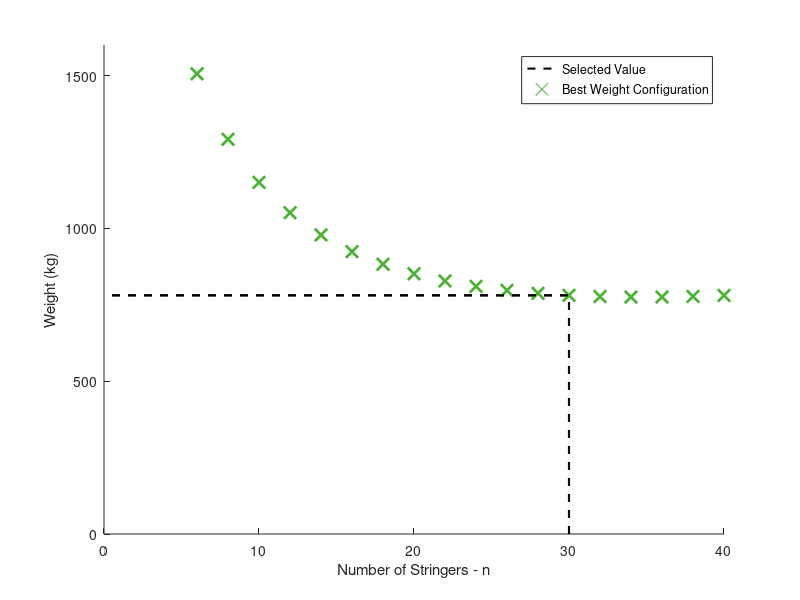

MATLAB code for this plot: (Note: this script raises an error after producing the figure.)
close all
clear
clc
addpath('Stringer Panel Result Data')

t_blue = [0.3 0.6 1];
orange = [1, 0.6, 0];
green = [0.3 0.7 0.2];
red = [0.9 0.1 0.2];
select_color = [0 0 0];
select_size = 60;
select_thickness = 2.2;

load('bottom_weights')
bottom_n = cell2mat(bottom_weights(:, 1));
bottom_weight = cell2mat(bottom_weights(:, 4));

line([30 30, 0],[0 2.7*bottom_weight(13), 2.7*bottom_weight(13)], 'LineStyle','--', 'Color', 'black', 'LineWidth',1.5)
hold on
%scatter(bg.n, bg.total_weight*2.7, select_size, 'MarkerEdgeColor', select_color, 'LineWidth',1.8)
%scatter(bottom_n, 2.7*bottom_weight(13),'x', 'MarkerEdgeColor', red, 'LineWidth',0.2)
%scatter(30, 2.7*bottom_weight(13), select_size, 'MarkerEdgeColor', select_color, 'LineWidth',1.8)
scatter(bottom_n, 2.7*bottom_weight, 80,'x', 'MarkerEdgeColor', green, 'LineWidth',2)
line([30 30, 0],[0 2.7*bottom_weight(13), 2.7*bottom_weight(13)], 'LineStyle','--', 'Color', 'black', 'LineWidth',1.5)
xlabel('Number of Stringers - n');
ylabel('Weight (kg)');
legend('Selected Value', 'Best Weight Configuration')
ylim([0 1600])

figure

addpath('Stringer Panel Result Data')
load('weights_n50.mat')
%load('weights_n50_best_geometry.mat')
load('n30_best_geometry')
bg = best_geometry;
titles = {'n', 't', 'Rt', 'Rdh', 'Rb', 'F', 'L', 'root weight', 'total weight', 'As_bt', 'te'};

weights = weights_array;
n = cell2mat(weights(:, 1));
t = cell2mat(weights(:, 2));
Rt = cell2mat(weights(:, 3));
Rdh = cell2mat(weights(:, 4));
Rb = cell2mat(weights(:, 5));
F = cell2mat(weights(:, 6));
L = cell2mat(weights(:, 7));
root_weight = cell2mat(weights(:, 8));
total_weight = cell2mat(weights(:, 9))*2.7;
As_bt = cell2mat(weights(:, 10));
te = cell2mat(weights(:,14));
T = table(n, t, Rt, Rdh, Rb, F, L, root_weight, total_weight, As_bt, te);


subplot(2, 2, 1)
scatter(bg.F, bg.total_weight*2.7, select_size, 'MarkerEdgeColor', select_color, 'LineWidth',select_thickness)
hold on

for i=8:2:50
    current_n = T(T.n==i, :);
    scatter(current_n.F, current_n.total_weight,'.', 'MarkerEdgeColor', t_blue);
    set(gca,'FontSize',12)
end
scatter(bg.F, bg.total_weight*2.7, select_size, 'MarkerEdgeColor', select_color, 'LineWidth',select_thickness)
legend('Selected Value')
xlabel('FARRAR Efficiency Factor');
ylabel('Weight (kg)');
ylim([0 2500])

subplot(2, 2, 2)
scatter(bg.L_distribution(2), bg.total_weight*2.7, select_size, 'MarkerEdgeColor', select_color, 'LineWidth',select_thickness)
hold on
for i=8:2:50
    current_n = T(T.n==i, :);
    scatter(current_n.L, current_n.total_weight, '.', 'MarkerEdgeColor', t_blue');
    
    set(gca,'FontSize',12)
end
scatter(bg.L_distribution(2), bg.total_weight*2.7, select_size, 'MarkerEdgeColor', select_color, 'LineWidth',select_thickness)
legend('Selected Value')
xlabel('Average Rib Spacing (m)');
ylabel('Weight (kg)');
ylim([0 2500])
xlim([0 1])

subplot(2, 2, 3)
scatter(bg.As_bt, bg.total_weight*2.7, select_size, 'MarkerEdgeColor', select_color, 'LineWidth',2)
hold on
for i=8:2:50
    current_n = T(T.n==i, :);
    scatter(current_n.As_bt, current_n.total_weight,'.', 'MarkerEdgeColor', t_blue);
    set(gca,'FontSize',12)
end
scatter(bg.As_bt, bg.total_weight*2.7, select_size, 'MarkerEdgeColor', select_color, 'LineWidth',select_thickness)
legend('Selected Value')
xlabel('As/bt');
ylabel('Weight (kg)');
ylim([0 2500])

sorted_weights = sortrows(T, 'total_weight', 'ascend');



Ribs_weight = 279.72;
subplot(2, 2, 4)
hold on
line([30 30, 0],[0 bg.total_weight*2.7, bg.total_weight*2.7], 'LineStyle','--', 'Color', 'black', 'LineWidth',1.5)
%scatter(bg.n, bg.total_weight*2.7, select_size, 'MarkerEdgeColor', select_color, 'LineWidth',1.8)
scatter(n, total_weight,'x', 'MarkerEdgeColor', red, 'LineWidth',0.2)
for i=8:2:50
    current_n = T(T.n==i, :);
    max_n = T(T.total_weight == min(current_n.total_weight), :);

    weight_ratio = max_n.As_bt;
    
    scatter(max_n.n, max_n.total_weight, 80,'x', 'MarkerEdgeColor', green, 'LineWidth',2);
    %scatter(max_n.n, (max_n.total_weight-Ribs_weight)*weight_ratio*(1+0.002*i),'x', 'MarkerEdgeColor', orange, 'LineWidth',1.5);
    %scatter(max_n.n, (max_n.total_weight-Ribs_weight)*(1-weight_ratio*(1+0.002*i)),'x', 'MarkerEdgeColor', green, 'LineWidth',1.5);
    set(gca,'FontSize',12)
end
line([30 30, 0],[0 bg.total_weight*2.7, bg.total_weight*2.7], 'LineStyle','--', 'Color', 'black', 'LineWidth',1.5)
%scatter(bg.n, bg.total_weight*2.7, select_size, 'MarkerEdgeColor', select_color, 'LineWidth',1.8)
legend('Selected Value', 'Suboptimal Configuration', 'Best Weight Configuration')
%line([30 30, 0],[0 1248.82, 1248.82], 'LineStyle','--', 'Color', 'black', 'LineWidth',1.5)

ylim([0 2500])
xlim([0 50])

ylabel('Weight (kg)');
xlabel('Number of Stringers - n');

figure
scatter(bg.L_distribution(2:end-1), bg.Tr_distribution(1:end-1), 'LineWidth',1.5, 'MarkerEdgeColor', t_blue);
hold on
stairs(bg.L_distribution, [bg.t_distribution(1:end-1), bg.t_distribution(end-1)], 'LineWidth',1.5, 'Color', red);
stairs(bg.L_distribution(1:end), bg.bottom_t, 'LineWidth',1.5, 'Color', green);

xlabel('Wing Span (m)')
ylabel('Thickness (mm)')
ylim([0 10]);
xlim([0 18]);
set(gca,'FontSize',12)
legend('Rib Thickness', 'Top Skin Thickness', 'Bottom Skin Thickness')

total_weight = 2700*(bg.total_weight + bg.bottom_weight)/1000

stringer_weight_ratio = max_n.As_bt * 30/(30+1);

top_stringer_weight = stringer_weight_ratio*969.03
bottom_stringer_weight = bg.bottom_weight*2.7*stringer_weight_ratio
top_skin_weight = (1-stringer_weight_ratio)*969.03

bottom_skin = bg.bottom_weight*2.7 - top_stringer_weight
